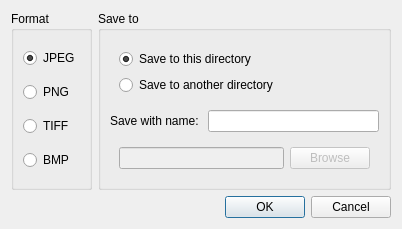
<?xml version="1.0" encoding="UTF-8"?>
<ui version="4.0">
 <class>W_Capture</class>
 <widget class="QDialog" name="W_Capture">
  <property name="geometry">
   <rect>
    <x>0</x>
    <y>0</y>
    <width>402</width>
    <height>209</height>
   </rect>
  </property>
  <property name="maximumSize">
   <size>
    <width>410</width>
    <height>210</height>
   </size>
  </property>
  <property name="windowTitle">
   <string>Dialog</string>
  </property>
  <layout class="QVBoxLayout" name="verticalLayout_3">
   <item>
    <widget class="QFrame" name="frame">
     <layout class="QHBoxLayout" name="horizontalLayout_2">
      <property name="leftMargin">
       <number>0</number>
      </property>
      <property name="topMargin">
       <number>0</number>
      </property>
      <property name="rightMargin">
       <number>0</number>
      </property>
      <property name="bottomMargin">
       <number>0</number>
      </property>
      <item>
       <widget class="QGroupBox" name="groupBox">
        <property name="title">
         <string>Format</string>
        </property>
        <layout class="QVBoxLayout" name="verticalLayout">
         <item>
          <widget class="QRadioButton" name="rbn_JPEG">
           <property name="text">
            <string>JPEG</string>
           </property>
           <property name="checked">
            <bool>true</bool>
           </property>
          </widget>
         </item>
         <item>
          <widget class="QRadioButton" name="rbn_PNG">
           <property name="text">
            <string>PNG</string>
           </property>
          </widget>
         </item>
         <item>
          <widget class="QRadioButton" name="rbn_TIFF">
           <property name="text">
            <string>TIFF</string>
           </property>
          </widget>
         </item>
         <item>
          <widget class="QRadioButton" name="rbn_BMP">
           <property name="text">
            <string>BMP</string>
           </property>
          </widget>
         </item>
        </layout>
       </widget>
      </item>
      <item>
       <widget class="QGroupBox" name="groupBox_2">
        <property name="title">
         <string>Save to</string>
        </property>
        <layout class="QVBoxLayout" name="verticalLayout_4">
         <item>
          <widget class="QFrame" name="frame_3">
           <layout class="QVBoxLayout" name="verticalLayout_2">
            <item>
             <widget class="QRadioButton" name="rbn_SaveToThis">
              <property name="text">
               <string>Save to this directory</string>
              </property>
              <property name="checked">
               <bool>true</bool>
              </property>
             </widget>
            </item>
            <item>
             <widget class="QRadioButton" name="rbn_SaveToOther">
              <property name="text">
               <string>Save to another directory</string>
              </property>
             </widget>
            </item>
           </layout>
          </widget>
         </item>
         <item>
          <layout class="QHBoxLayout" name="horizontalLayout_4">
           <item>
            <widget class="QLabel" name="label">
             <property name="text">
              <string>Save with name: </string>
             </property>
            </widget>
           </item>
           <item>
            <widget class="QLineEdit" name="txt_namePicture"/>
           </item>
          </layout>
         </item>
         <item>
          <widget class="QFrame" name="frame_Browse">
           <property name="enabled">
            <bool>false</bool>
           </property>
           <layout class="QHBoxLayout" name="horizontalLayout">
            <item>
             <widget class="QLineEdit" name="txt_FileSave"/>
            </item>
            <item>
             <widget class="QPushButton" name="btn_Browse">
              <property name="text">
               <string>Browse</string>
              </property>
             </widget>
            </item>
           </layout>
          </widget>
         </item>
        </layout>
       </widget>
      </item>
     </layout>
    </widget>
   </item>
   <item>
    <widget class="QDialogButtonBox" name="buttonBox">
     <property name="orientation">
      <enum>Qt::Horizontal</enum>
     </property>
     <property name="standardButtons">
      <set>QDialogButtonBox::Cancel|QDialogButtonBox::Ok</set>
     </property>
    </widget>
   </item>
  </layout>
 </widget>
 <resources/>
 <connections>
  <connection>
   <sender>buttonBox</sender>
   <signal>accepted()</signal>
   <receiver>W_Capture</receiver>
   <slot>accept()</slot>
   <hints>
    <hint type="sourcelabel">
     <x>248</x>
     <y>254</y>
    </hint>
    <hint type="destinationlabel">
     <x>157</x>
     <y>274</y>
    </hint>
   </hints>
  </connection>
  <connection>
   <sender>buttonBox</sender>
   <signal>rejected()</signal>
   <receiver>W_Capture</receiver>
   <slot>reject()</slot>
   <hints>
    <hint type="sourcelabel">
     <x>316</x>
     <y>260</y>
    </hint>
    <hint type="destinationlabel">
     <x>286</x>
     <y>274</y>
    </hint>
   </hints>
  </connection>
 </connections>
</ui>
